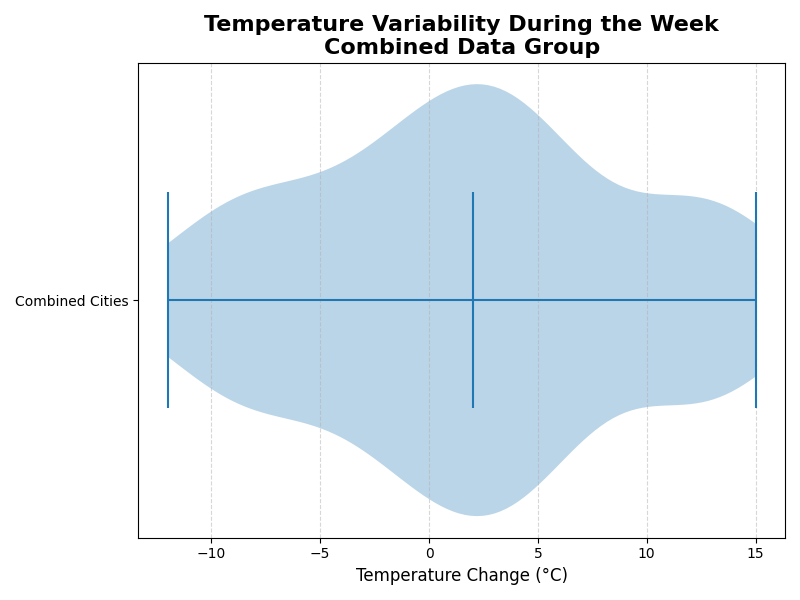

This chart was generated by the following Python code:
import matplotlib.pyplot as plt
import numpy as np

# Synthetic temperature differences (in Celsius) for a week in different cities combined into one group
data = [-5, -3, 0, 2, 1, -1, -4, 3, 2, 0, -2, -3, 1, 2, -3, 0, 3, -1, 4, 3, -2, 0, 3, -1, 2, 3, -1, -2, 1, 2, 
        2, 4, 5, 6, 7, 6, 5, 4, 4, 5, 6, 7, 6, 5, 4, 10, 15, 13, 14, 12, 13, 15, 14, 12, 10, 11, 12, 13, 14, 12, 
        -10, -8, -9, -7, -8, -9, -11, -12, -9, -8, -10, -7, -5, -6, -8]

plt.figure(figsize=(8, 6))

# Create the violin plot for the single combined data group
plt.violinplot(data, vert=False, showmeans=False, showmedians=True)

# Title and labels
plt.title('Temperature Variability During the Week\nCombined Data Group', fontsize=16, fontweight='bold')
plt.xlabel('Temperature Change (°C)', fontsize=12)
plt.yticks([1], ['Combined Cities'], fontsize=10)

# Grid for readability
plt.grid(visible=True, axis='x', linestyle='--', alpha=0.5)
plt.tight_layout()
plt.show()
